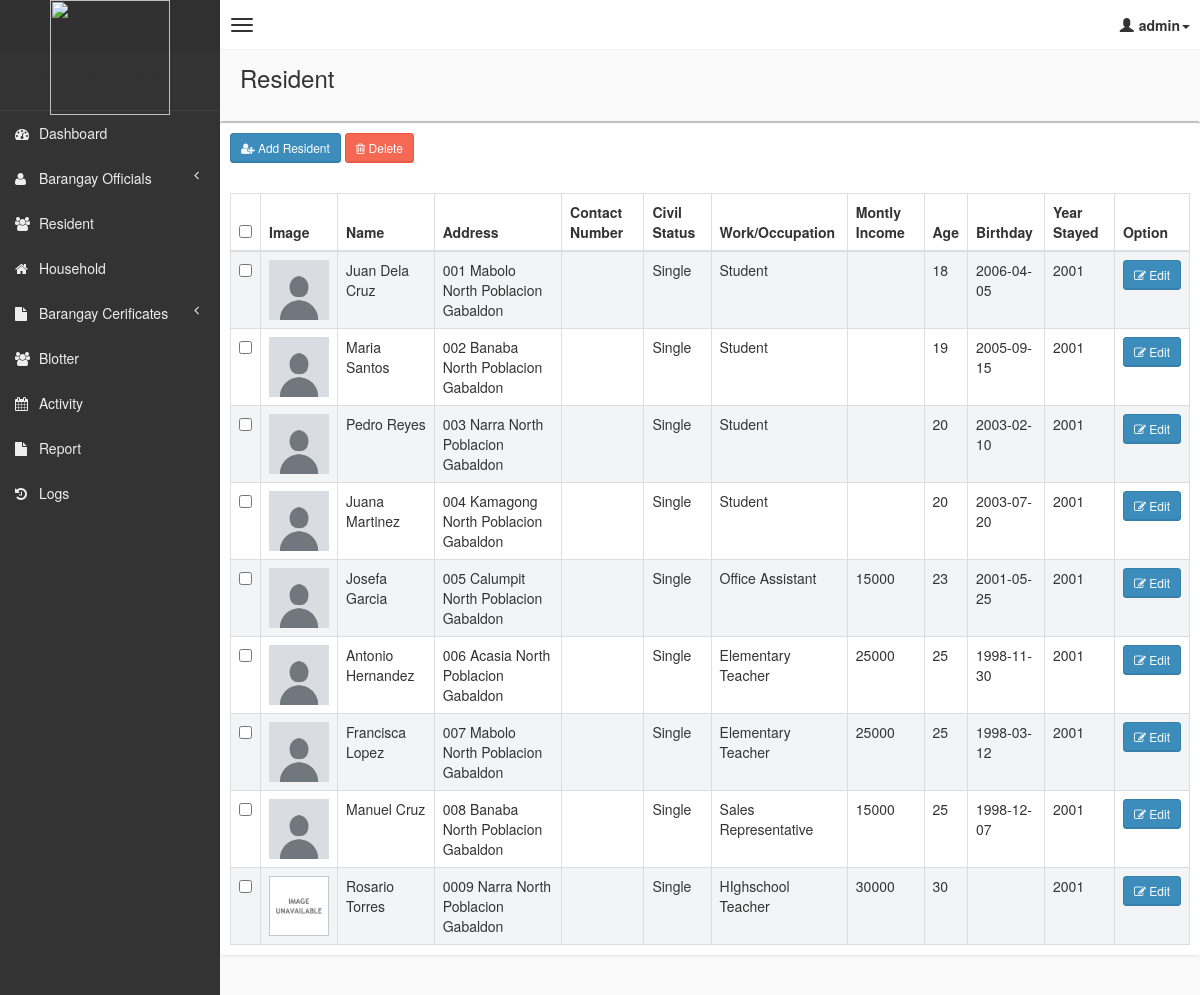
Screenshot of /pages/resident/resident.php (signed in) with the database file from the repository.
### tables this page shows
CREATE TABLE `resident` (
  `resident_id` int(11) NOT NULL,
  `fname` varchar(100) NOT NULL,
  `mname` varchar(100) NOT NULL,
  `lname` varchar(100) NOT NULL,
  `address` varchar(100) NOT NULL,
  `houseNo` varchar(100) NOT NULL,
  `purok` varchar(100) NOT NULL,
  `brgy` varchar(100) NOT NULL,
  `municipality` varchar(100) NOT NULL,
  `contact` varchar(200) NOT NULL,
  `civil_status` varchar(200) NOT NULL,
  `occupation` varchar(200) NOT NULL,
  `monthly_income` varchar(100) NOT NULL,
  `age` varchar(100) NOT NULL,
  `bday` varchar(100) NOT NULL,
  `image` text NOT NULL,
  `year_stayed` varchar(100) NOT NULL
);

### pages/resident/resident.php (the view, shortened to what this page needs)
<!DOCTYPE html>
<body>
    <?php
    if (!isset($_SESSION['role'])) {
        header("Location: ../../login.php");
    } else {
        include('../head_css.php');
    }
    ?>
    <body class="skin-black">
        <?php
        include "../connection.php";
        ?>
        <?php include('../header.php'); ?>
        <div class="wrapper row-offcanvas row-offcanvas-left">
            <?php include('../sidebar-left.php'); ?>
            <aside class="right-side">
                <section class="content-header">
                    <h1>
                        Resident
                    </h1>
                </section>
                <?php
                if (!isset($_GET['resident'])) {
                ?>
                    <section class="content">
                        <div class="row">
                            <div class="box">
                                <div class="box-header">
                                    <div style="padding:10px;">
                                        <button class="btn btn-primary btn-sm" data-toggle="modal" data-target="#addCourseModal"><i class="fa fa-user-plus" aria-hidden="true"></i> Add Resident</button>
                                        <?php
                                        if (!isset($_SESSION['staff'])) {
                                        ?>
                                            <button class="btn btn-danger btn-sm" data-toggle="modal" data-target="#deleteModal"><i class="fa fa-trash-o" aria-hidden="true"></i> Delete</button>
                                        <?php
                                        }
                                        ?>
                                    </div>
                                </div>
                                <div class="box-body table-responsive">
                                    <form method="post" enctype="multipart/form-data">
                                        <table id="table" class="table table-bordered table-striped">
                                            <thead>
                                                <tr>
                                                    <th style="width: 20px !important;"><input type="checkbox" name="chk_delete[]" class="cbxMain" onchange="checkMain(this)" /></th>
                                                    <th>Image</th>
                                                    <th>Name</th>
                                                    <th>Address</th>
                                                    <th>Contact Number</th>
                                                    <th>Civil Status</th>
                                                    <th>Work/Occupation</th>
                                                    <th>Montly Income</th>
                                                    <th>Age</th>
                                                    <th>Birthday</th>
                                                    <th>Year Stayed</th>
                                                    <th style="width: 40px !important;">Option</th>
                                                </tr>
                                            </thead>
                                            <tbody>
                                                <?php
                                                if (!isset($_SESSION['staff'])) {
                                                    $squery = mysqli_query($con, "SELECT resident_id, fname, mname, lname, houseNo, purok, brgy, municipality, contact, civil_status, occupation, monthly_income, age,  bday, image, year_stayed FROM  resident");
                                                    while ($row = mysqli_fetch_array($squery)) {
                                                        echo '
                                                <tr>
                                                    <td><input type="checkbox" name="chk_delete[]" class="chk_delete" value="' . $row['resident_id'] . '" /></td>
                                                    <td><img src="image/' . $row['image'] . '" style="width:60px;height:60px;"/></td>
                                                    <td>' . $row['fname'] . ' ' . $row['mname'] . ' ' . $row['lname'] . '</td>
                                                    <td>' . $row['houseNo'] . ' ' . $row['purok'] . ' ' . $row['brgy'] . ' ' . $row['municipality'] . '</td>
                                                    <td>' . $row['contact'] . '</td>
                                                    <td>' . $row['civil_status'] . '</td>
                                                    <td>' . $row['occupation'] . '</td>
                                                    <td>' . $row['monthly_income'] . '</td>
                                                    <td>' . $row['age'] . '</td>
                                                    <td>' . $row['bday'] . '</td>
                                                    <td>' . $row['year_stayed'] . '</td>
                                                    <td><button class="btn btn-primary btn-sm" data-target="#editModal' . $row['resident_id'] . '" data-toggle="modal"><i class="fa fa-pencil-square-o" aria-hidden="true"></i> Edit</button></td>
                                                </tr>
                                                ';
                                                    }
                                                }
                                                ?>
                <?php
                }
                ?>
    </body>
    </html>

### css/AdminLTE.css (style rules this page uses)
html, body { overflow-x: hidden !important; font-family: "Source Sans Pro", sans-serif; -webkit-font-smoothing: antialiased; min-height: 100%; background: #f9f9f9; }
.wrapper { min-height: 100%; }
.wrapper:before, .wrapper:after { display: table; content: " "; }
.wrapper:after { clear: both; }
.right-side, .left-side { min-height: 100%; display: block; }
.right-side { background-color: #f9f9f9; margin-left: 220px; }
.content { padding: 20px 15px; background: #f9f9f9; }
h1, h2, h3, h4, h5, h6, .h1, .h2, .h3, .h4, .h5, .h6 { font-family: "Source Sans Pro", sans-serif; }
img { max-width: 100%important; }
.table-striped > tbody > tr:nth-child(odd) > td, .table-striped > tbody > tr:nth-child(odd) > th { background-color: #f3f4f5; }
.right-side > .content-header { position: relative; padding: 15px 15px 10px 20px; }
.right-side > .content-header > h1 { margin: 0; font-size: 24px; }
.box { position: relative; background: #ffffff; border-top: 2px solid #c1c1c1; margin-bottom: 20px; -webkit-border-radius: 3px; -moz-border-radius: 3px; border-radius: 3px; width: 100%; box-shadow: 0px 1px 3px rgba(0, 0, 0, 0.1); }
.box .box-header { position: relative; -webkit-border-top-left-radius: 3px; -webkit-border-top-right-radius: 3px; -webkit-border-bottom-right-radius: 0; -webkit-border-bottom-left-radius: 0; -moz-border-radius-topleft: 3px; -moz-border-radius-topright: 3px; -moz-border-radius-bottomright: 0; -moz-border-radius-bottomleft: 0; border-top-left-radius: 3px; border-top-right-radius: 3px; border-bottom-right-radius: 0; border-bottom-left-radius: 0; border-bottom: 0px solid #f4f4f4; color: #444; padding-bottom: 10px; }
.box .box-header:before, .box .box-header:after { display: table; content: " "; }
.box .box-header:after { clear: both; }
.box .box-body { padding: 10px; -webkit-border-top-left-radius: 0; -webkit-border-top-right-radius: 0; -webkit-border-bottom-right-radius: 3px; -webkit-border-bottom-left-radius: 3px; -moz-border-radius-topleft: 0; -moz-border-radius-topright: 0; -moz-border-radius-bottomright: 3px; -moz-border-radius-bottomleft: 3px; border-top-left-radius: 0; border-top-right-radius: 0; border-bottom-right-radius: 3px; border-bottom-left-radius: 3px; }
.box .box-body .table { margin-bottom: 0; }
.btn { font-weight: 500; -webkit-border-radius: 3px; -moz-border-radius: 3px; border-radius: 3px; border: 1px solid transparent; -webkit-box-shadow: inset 0px -2px 0px 0px rgba(0, 0, 0, 0.09); -moz-box-shadow: inset 0px -2px 0px 0px rgba(0, 0, 0, 0.09); box-shadow: inset 0px -1px 0px 0px rgba(0, 0, 0, 0.09); }
.btn.btn-primary { background-color: #3c8dbc; border-color: #367fa9; }
.btn.btn-danger { background-color: #f56954; border-color: #f4543c; }
.btn.btn-sm { font-size: 12px; }
.skin-black .right-side > .content-header { background: transparent; box-shadow: none; }

### rows the page displays
resident: image (placeholder picture), fname "Juan", lname "Dela Cruz", houseNo "001", purok "Mabolo", brgy "North Poblacion", municipality "Gabaldon", civil_status "Single", occupation "Student", age "18", bday "2006-04-05", year_stayed "2001"
resident: image (placeholder picture), fname "Maria", lname "Santos", houseNo "002", purok "Banaba", brgy "North Poblacion", municipality "Gabaldon", civil_status "Single", occupation "Student", age "19", bday "2005-09-15", year_stayed "2001"
resident: image (placeholder picture), fname "Pedro", lname "Reyes", houseNo "003", purok "Narra", brgy "North Poblacion", municipality "Gabaldon", civil_status "Single", occupation "Student", age "20", bday "2003-02-10", year_stayed "2001"
resident: image (placeholder picture), fname "Juana", lname "Martinez", houseNo "004", purok "Kamagong", brgy "North Poblacion", municipality "Gabaldon", civil_status "Single", occupation "Student", age "20", bday "2003-07-20", year_stayed "2001"
resident: image (placeholder picture), fname "Josefa", lname "Garcia", houseNo "005", purok "Calumpit", brgy "North Poblacion", municipality "Gabaldon", civil_status "Single", occupation "Office Assistant", monthly_income "15000", age "23", bday "2001-05-25", year_stayed "2001"
resident: image (placeholder picture), fname "Antonio", lname "Hernandez", houseNo "006", purok "Acasia", brgy "North Poblacion", municipality "Gabaldon", civil_status "Single", occupation "Elementary Teacher", monthly_income "25000", age "25", bday "1998-11-30", year_stayed "2001"
resident: image (placeholder picture), fname "Francisca", lname "Lopez", houseNo "007", purok "Mabolo", brgy "North Poblacion", municipality "Gabaldon", civil_status "Single", occupation "Elementary Teacher", monthly_income "25000", age "25", bday "1998-03-12", year_stayed "2001"
resident: image (placeholder picture), fname "Manuel", lname "Cruz", houseNo "008", purok "Banaba", brgy "North Poblacion", municipality "Gabaldon", civil_status "Single", occupation "Sales Representative", monthly_income "15000", age "25", bday "1998-12-07", year_stayed "2001"
resident: image (placeholder picture), fname "Rosario", lname "Torres", houseNo "0009", purok "Narra", brgy "North Poblacion", municipality "Gabaldon", civil_status "Single", occupation "HIghschool Teacher", monthly_income "30000", age "30", year_stayed "2001"

### other values shown
$_SESSION['username'] "admin"
